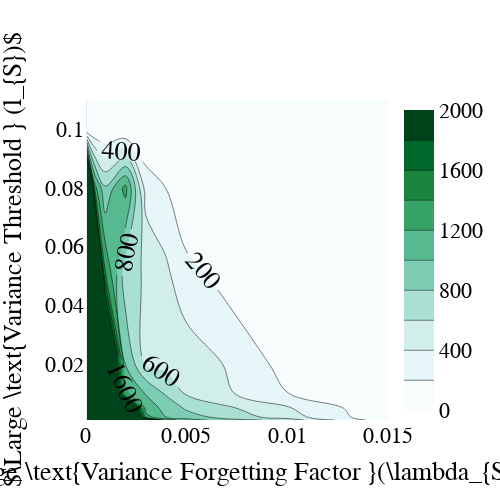

The notebook cell this image was saved under:
### Code cell
import plotly.graph_objects as go
factor_grid = [0.0001, 0.0005, 0.001, 0.002, 0.003, 0.004, 0.005, 0.01]
H_v_grid = [0.001, 0.002, 0.005, 0.01, 0.02, 0.05, 0.08, 0.1]
fig = go.Figure(data =
    go.Contour(
        z=len_intervals_mtx,
        x=factor_grid, # horizontal axis
        y=H_v_grid, # vertical axis,
        zmin=0,
        zmax=2000,
        colorscale='bugn',
                contours=dict(
            showlabels = True, # show labels on contours
            labelfont = dict( # label font properties
                size = 26,
                color = 'black',
            )
    )))

fig.update_layout(
    autosize=False,
    width=500,
    height=500,
    title={'y':0.9,
           'x':0.5,
           'xanchor': 'center',
           'yanchor': 'top'},
    xaxis_title=r"$\Large \text{Variance Forgetting Factor }(\lambda_{S})$",
    yaxis_title=r"$\Large \text{Variance Threshold } (l_{S})$",
    font=dict(
        family="Times New Roman",
        size=22,
        color="black"
    ),
)

fig.update_xaxes(range=[0, 0.015])
fig.update_yaxes(range=[0.001, 0.11])
fig.show()

### Figure 1 — Plotly figure (JSON) as saved in the notebook; plotly's stock layout.template omitted (floating-point values rounded to 4 significant figures)
{"data": [{"colorscale": [[0, "rgb(247,252,253)"], [0.125, "rgb(229,245,249)"], [0.25, "rgb(204,236,230)"], [0.375, "rgb(153,216,201)"], [0.5, "rgb(102,194,164)"], [0.625, "rgb(65,174,118)"], [0.75, "rgb(35,139,69)"], [0.875, "rgb(0,109,44)"], [1, "rgb(0,68,27)"]], "contours": {"labelfont": {"color": "black", "size": 26}, "showlabels": true}, "type": "contour", "x": [0.0001, 0.0005, 0.001, 0.002, 0.003, 0.004, 0.005, 0.01], "y": [0.001, 0.002, 0.005, 0.01, 0.02, 0.05, 0.08, 0.1], "z": [[28995, 29000, 9077.0, 3729.0, 2765, 1333.0, 1076.0, 708.8, 58.81], [28970, 13739, 5949.0, 3622.0, 1293.0, 1002.0, 891.2, 493.6, 29.54], [28938, 8886.0, 5305.0, 3436, 1113, 945, 775.1, 427.8, 21.46], [28872, 8331.0, 3879.0, 1270.0, 988.7, 776.2, 581.9, 204.2, 0], [28655, 5168.0, 3320, 994.4, 587.3, 540.8, 556.5, 124.5, 0], [13790.0, 3979.0, 1434.0, 684.3, 576.5, 458.7, 230.6, 87.25, 0], [3542, 1265.0, 827.5, 1264, 324.2, 199.5, 125.8, 0, 0], [0, 0, 0, 0, 0, 0, 0, 0, 0], [0, 0, 0, 0, 0, 0, 0, 0, 0], [0, 0, 0, 0, 0, 0, 0, 0, 0]], "zmax": 2000, "zmin": 0}], "layout": {"autosize": false, "font": {"color": "black", "family": "Times New Roman", "size": 22}, "height": 500, "title": {"x": 0.5, "xanchor": "center", "y": 0.9, "yanchor": "top"}, "width": 500, "xaxis": {"range": [0, 0.015], "title": {"text": "$\\Large \\text{Variance Forgetting Factor }(\\lambda_{S})$"}}, "yaxis": {"range": [0.001, 0.11], "title": {"text": "$\\Large \\text{Variance Threshold } (l_{S})$"}}}}
